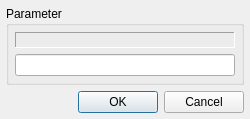
<?xml version="1.0" encoding="UTF-8"?>
<ui version="4.0">
 <class>WDialogSet</class>
 <widget class="QDialog" name="WDialogSet">
  <property name="geometry">
   <rect>
    <x>0</x>
    <y>0</y>
    <width>250</width>
    <height>119</height>
   </rect>
  </property>
  <property name="windowTitle">
   <string>Value setting</string>
  </property>
  <property name="windowIcon">
   <iconset resource="resource.qrc">
    <normaloff>:/new/icon/LITENING.ICO</normaloff>:/new/icon/LITENING.ICO</iconset>
  </property>
  <layout class="QVBoxLayout" name="verticalLayout">
   <property name="leftMargin">
    <number>6</number>
   </property>
   <property name="topMargin">
    <number>6</number>
   </property>
   <property name="rightMargin">
    <number>6</number>
   </property>
   <property name="bottomMargin">
    <number>6</number>
   </property>
   <item>
    <widget class="QGroupBox" name="groupBox">
     <property name="title">
      <string>Parameter</string>
     </property>
     <layout class="QVBoxLayout" name="verticalLayout_2">
      <property name="leftMargin">
       <number>6</number>
      </property>
      <property name="topMargin">
       <number>6</number>
      </property>
      <property name="rightMargin">
       <number>6</number>
      </property>
      <property name="bottomMargin">
       <number>6</number>
      </property>
      <item>
       <widget class="QLabel" name="label">
        <property name="frameShape">
         <enum>QFrame::Panel</enum>
        </property>
        <property name="frameShadow">
         <enum>QFrame::Sunken</enum>
        </property>
        <property name="text">
         <string/>
        </property>
       </widget>
      </item>
      <item>
       <widget class="QLineEdit" name="lineEdit"/>
      </item>
     </layout>
    </widget>
   </item>
   <item>
    <widget class="QDialogButtonBox" name="buttonBox">
     <property name="orientation">
      <enum>Qt::Horizontal</enum>
     </property>
     <property name="standardButtons">
      <set>QDialogButtonBox::Cancel|QDialogButtonBox::Ok</set>
     </property>
    </widget>
   </item>
  </layout>
 </widget>
 <resources>
  <include location="resource.qrc"/>
 </resources>
 <connections>
  <connection>
   <sender>buttonBox</sender>
   <signal>accepted()</signal>
   <receiver>WDialogSet</receiver>
   <slot>accept()</slot>
   <hints>
    <hint type="sourcelabel">
     <x>248</x>
     <y>254</y>
    </hint>
    <hint type="destinationlabel">
     <x>157</x>
     <y>274</y>
    </hint>
   </hints>
  </connection>
  <connection>
   <sender>buttonBox</sender>
   <signal>rejected()</signal>
   <receiver>WDialogSet</receiver>
   <slot>reject()</slot>
   <hints>
    <hint type="sourcelabel">
     <x>316</x>
     <y>260</y>
    </hint>
    <hint type="destinationlabel">
     <x>286</x>
     <y>274</y>
    </hint>
   </hints>
  </connection>
 </connections>
</ui>
